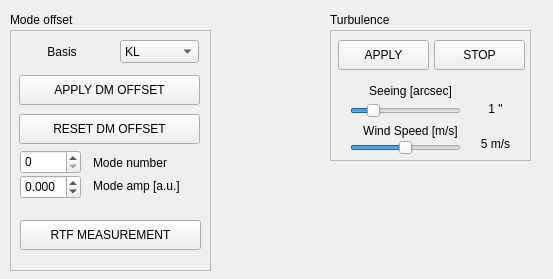
<?xml version="1.0" encoding="UTF-8"?>
<ui version="4.0">
 <class>Form</class>
 <widget class="QWidget" name="Form">
  <property name="geometry">
   <rect>
    <x>0</x>
    <y>0</y>
    <width>553</width>
    <height>279</height>
   </rect>
  </property>
  <property name="windowTitle">
   <string>Form</string>
  </property>
  <widget class="QLabel" name="freqLabel_7">
   <property name="geometry">
    <rect>
     <x>330</x>
     <y>10</y>
     <width>91</width>
     <height>20</height>
    </rect>
   </property>
   <property name="text">
    <string>Turbulence</string>
   </property>
  </widget>
  <widget class="QFrame" name="frame_3">
   <property name="geometry">
    <rect>
     <x>10</x>
     <y>30</y>
     <width>201</width>
     <height>241</height>
    </rect>
   </property>
   <property name="frameShape">
    <enum>QFrame::StyledPanel</enum>
   </property>
   <property name="frameShadow">
    <enum>QFrame::Raised</enum>
   </property>
   <widget class="QPushButton" name="applyDmOffsetButton">
    <property name="geometry">
     <rect>
      <x>9</x>
      <y>45</y>
      <width>181</width>
      <height>30</height>
     </rect>
    </property>
    <property name="text">
     <string>APPLY DM OFFSET</string>
    </property>
   </widget>
   <widget class="QPushButton" name="resetDmOffsetButton">
    <property name="geometry">
     <rect>
      <x>9</x>
      <y>84</y>
      <width>181</width>
      <height>30</height>
     </rect>
    </property>
    <property name="text">
     <string>RESET DM OFFSET</string>
    </property>
   </widget>
   <widget class="QSpinBox" name="numberModeOffsetBox">
    <property name="geometry">
     <rect>
      <x>10</x>
      <y>120</y>
      <width>61</width>
      <height>24</height>
     </rect>
    </property>
    <property name="minimum">
     <number>0</number>
    </property>
    <property name="maximum">
     <number>241</number>
    </property>
    <property name="value">
     <number>0</number>
    </property>
   </widget>
   <widget class="QDoubleSpinBox" name="amplitudeModeOffsetBox">
    <property name="geometry">
     <rect>
      <x>10</x>
      <y>145</y>
      <width>61</width>
      <height>24</height>
     </rect>
    </property>
    <property name="decimals">
     <number>3</number>
    </property>
    <property name="minimum">
     <double>-1.000000000000000</double>
    </property>
    <property name="maximum">
     <double>1.000000000000000</double>
    </property>
    <property name="singleStep">
     <double>0.0010000000000000</double>
    </property>
    <property name="value">
     <double>0.000000000000000</double>
    </property>
   </widget>
   <widget class="QLabel" name="nbFrameBgLabel_2">
    <property name="geometry">
     <rect>
      <x>70</x>
      <y>118</y>
      <width>100</width>
      <height>30</height>
     </rect>
    </property>
    <property name="text">
     <string>Mode number</string>
    </property>
    <property name="alignment">
     <set>Qt::AlignCenter</set>
    </property>
   </widget>
   <widget class="QLabel" name="nbFrameBgLabel_3">
    <property name="geometry">
     <rect>
      <x>66</x>
      <y>145</y>
      <width>121</width>
      <height>21</height>
     </rect>
    </property>
    <property name="text">
     <string>Mode amp [a.u.]</string>
    </property>
    <property name="alignment">
     <set>Qt::AlignCenter</set>
    </property>
   </widget>
   <widget class="QComboBox" name="basisComboBox">
    <property name="geometry">
     <rect>
      <x>110</x>
      <y>10</y>
      <width>79</width>
      <height>23</height>
     </rect>
    </property>
    <property name="editable">
     <bool>false</bool>
    </property>
    <property name="currentText">
     <string>KL</string>
    </property>
    <item>
     <property name="text">
      <string>KL</string>
     </property>
    </item>
    <item>
     <property name="text">
      <string>Hadamard</string>
     </property>
    </item>
    <item>
     <property name="text">
      <string>Zernike</string>
     </property>
    </item>
    <item>
     <property name="text">
      <string>Influence</string>
     </property>
    </item>
   </widget>
   <widget class="QLabel" name="nbFrameBgLabel_4">
    <property name="geometry">
     <rect>
      <x>2</x>
      <y>7</y>
      <width>100</width>
      <height>30</height>
     </rect>
    </property>
    <property name="text">
     <string>Basis</string>
    </property>
    <property name="alignment">
     <set>Qt::AlignCenter</set>
    </property>
   </widget>
   <widget class="QPushButton" name="rtfMeasurementButton">
    <property name="geometry">
     <rect>
      <x>10</x>
      <y>190</y>
      <width>181</width>
      <height>30</height>
     </rect>
    </property>
    <property name="text">
     <string>RTF MEASUREMENT</string>
    </property>
   </widget>
  </widget>
  <widget class="QFrame" name="frame_4">
   <property name="geometry">
    <rect>
     <x>330</x>
     <y>30</y>
     <width>201</width>
     <height>131</height>
    </rect>
   </property>
   <property name="frameShape">
    <enum>QFrame::StyledPanel</enum>
   </property>
   <property name="frameShadow">
    <enum>QFrame::Raised</enum>
   </property>
   <widget class="QPushButton" name="applyKolmoTurbButton">
    <property name="geometry">
     <rect>
      <x>8</x>
      <y>10</y>
      <width>91</width>
      <height>30</height>
     </rect>
    </property>
    <property name="text">
     <string>APPLY</string>
    </property>
   </widget>
   <widget class="QLabel" name="nbFrameBgLabel_6">
    <property name="geometry">
     <rect>
      <x>20</x>
      <y>50</y>
      <width>121</width>
      <height>21</height>
     </rect>
    </property>
    <property name="text">
     <string>Seeing [arcsec]</string>
    </property>
    <property name="alignment">
     <set>Qt::AlignCenter</set>
    </property>
   </widget>
   <widget class="QLabel" name="nbFrameBgLabel_7">
    <property name="geometry">
     <rect>
      <x>20</x>
      <y>90</y>
      <width>121</width>
      <height>21</height>
     </rect>
    </property>
    <property name="text">
     <string>Wind Speed [m/s]</string>
    </property>
    <property name="alignment">
     <set>Qt::AlignCenter</set>
    </property>
   </widget>
   <widget class="QPushButton" name="stopKolmoTurbButton">
    <property name="geometry">
     <rect>
      <x>104</x>
      <y>10</y>
      <width>91</width>
      <height>30</height>
     </rect>
    </property>
    <property name="text">
     <string>STOP</string>
    </property>
   </widget>
   <widget class="QSlider" name="seeingSlider">
    <property name="geometry">
     <rect>
      <x>20</x>
      <y>70</y>
      <width>111</width>
      <height>21</height>
     </rect>
    </property>
    <property name="maximum">
     <number>60</number>
    </property>
    <property name="value">
     <number>10</number>
    </property>
    <property name="orientation">
     <enum>Qt::Horizontal</enum>
    </property>
    <property name="invertedAppearance">
     <bool>false</bool>
    </property>
   </widget>
   <widget class="QSlider" name="windspeedSlider">
    <property name="geometry">
     <rect>
      <x>20</x>
      <y>110</y>
      <width>111</width>
      <height>16</height>
     </rect>
    </property>
    <property name="maximum">
     <number>1000</number>
    </property>
    <property name="singleStep">
     <number>50</number>
    </property>
    <property name="pageStep">
     <number>10</number>
    </property>
    <property name="value">
     <number>500</number>
    </property>
    <property name="orientation">
     <enum>Qt::Horizontal</enum>
    </property>
    <property name="invertedAppearance">
     <bool>false</bool>
    </property>
   </widget>
   <widget class="QLabel" name="atmSeeingLabel">
    <property name="geometry">
     <rect>
      <x>140</x>
      <y>68</y>
      <width>51</width>
      <height>21</height>
     </rect>
    </property>
    <property name="text">
     <string>1 &quot;</string>
    </property>
    <property name="alignment">
     <set>Qt::AlignCenter</set>
    </property>
   </widget>
   <widget class="QLabel" name="atmWindSpeedLabel">
    <property name="geometry">
     <rect>
      <x>140</x>
      <y>104</y>
      <width>51</width>
      <height>20</height>
     </rect>
    </property>
    <property name="text">
     <string>5 m/s</string>
    </property>
    <property name="alignment">
     <set>Qt::AlignCenter</set>
    </property>
   </widget>
  </widget>
  <widget class="QLabel" name="freqLabel_6">
   <property name="geometry">
    <rect>
     <x>10</x>
     <y>10</y>
     <width>91</width>
     <height>20</height>
    </rect>
   </property>
   <property name="text">
    <string>Mode offset</string>
   </property>
  </widget>
 </widget>
 <resources/>
 <connections/>
</ui>
